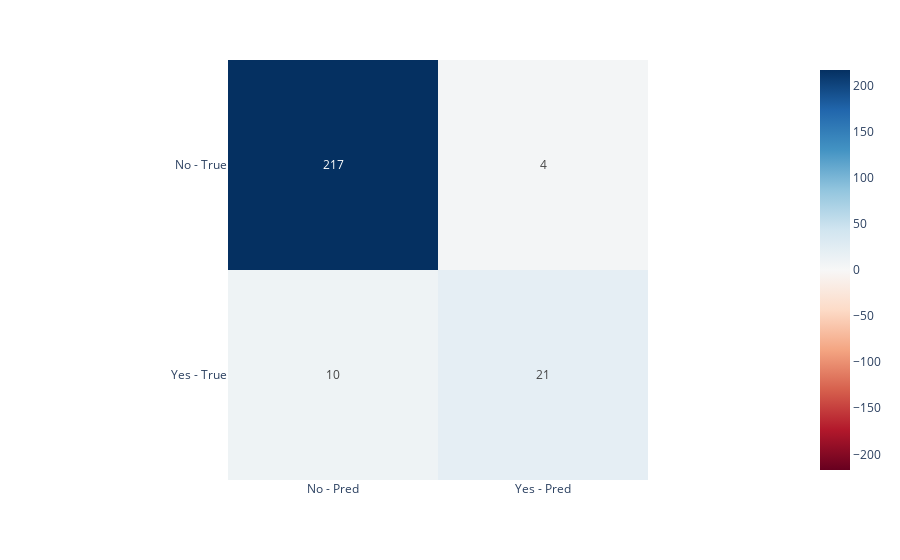

This figure's notebook cell:
### Code cell
from sklearn.metrics import confusion_matrix

import plotly.express as px
cm = pd.DataFrame(confusion_matrix(y_test, y_pred))
cm.rename({1: 'Yes - Pred', 0: 'No - Pred'}, axis=1, inplace=True)
cm.rename({1: 'Yes - True', 0: 'No - True'}, axis=0, inplace=True)
px.imshow(cm, text_auto=True, color_continuous_scale='RdBu', color_continuous_midpoint=0)

### Figure 1 — Plotly figure (JSON) as saved in the notebook; plotly's stock layout.template omitted (floating-point values rounded to 4 significant figures)
{"data": [{"coloraxis": "coloraxis", "hovertemplate": "x: %{x}<br>y: %{y}<br>color: %{z}<extra></extra>", "name": "0", "texttemplate": "%{z}", "type": "heatmap", "x": ["No - Pred", "Yes - Pred"], "xaxis": "x", "y": ["No - True", "Yes - True"], "yaxis": "y", "z": [[217, 4], [10, 21]]}], "layout": {"coloraxis": {"cmid": 0, "colorscale": [[0, "rgb(103,0,31)"], [0.1, "rgb(178,24,43)"], [0.2, "rgb(214,96,77)"], [0.3, "rgb(244,165,130)"], [0.4, "rgb(253,219,199)"], [0.5, "rgb(247,247,247)"], [0.6, "rgb(209,229,240)"], [0.7, "rgb(146,197,222)"], [0.8, "rgb(67,147,195)"], [0.9, "rgb(33,102,172)"], [1, "rgb(5,48,97)"]]}, "margin": {"t": 60}, "xaxis": {"anchor": "y", "constrain": "domain", "domain": [0, 1], "scaleanchor": "y"}, "yaxis": {"anchor": "x", "autorange": "reversed", "constrain": "domain", "domain": [0, 1]}}}
